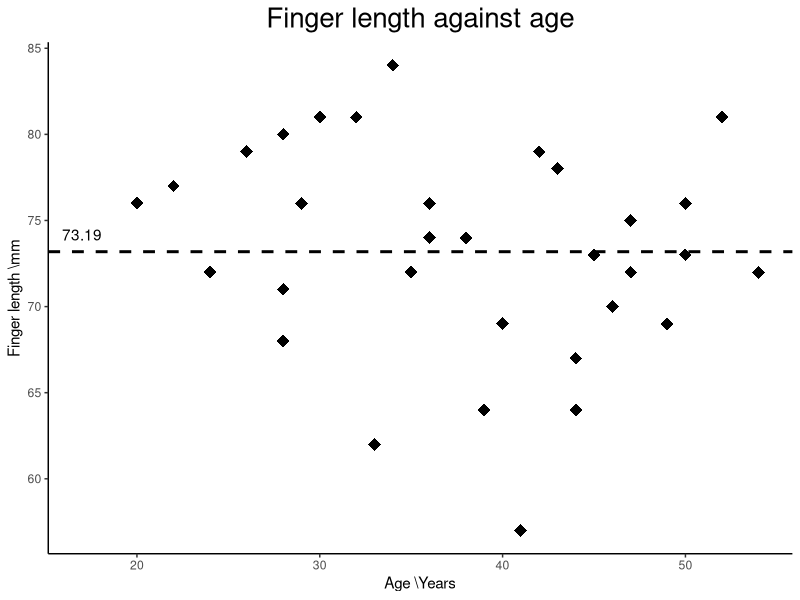
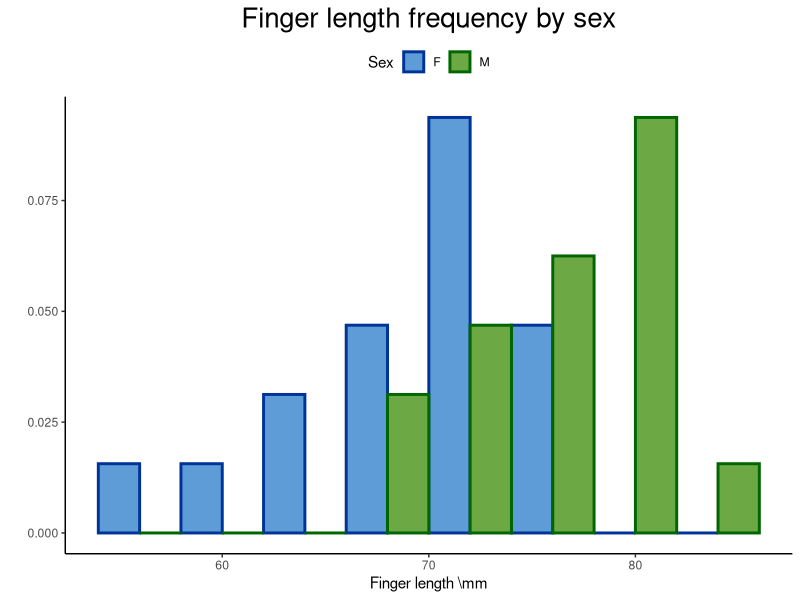
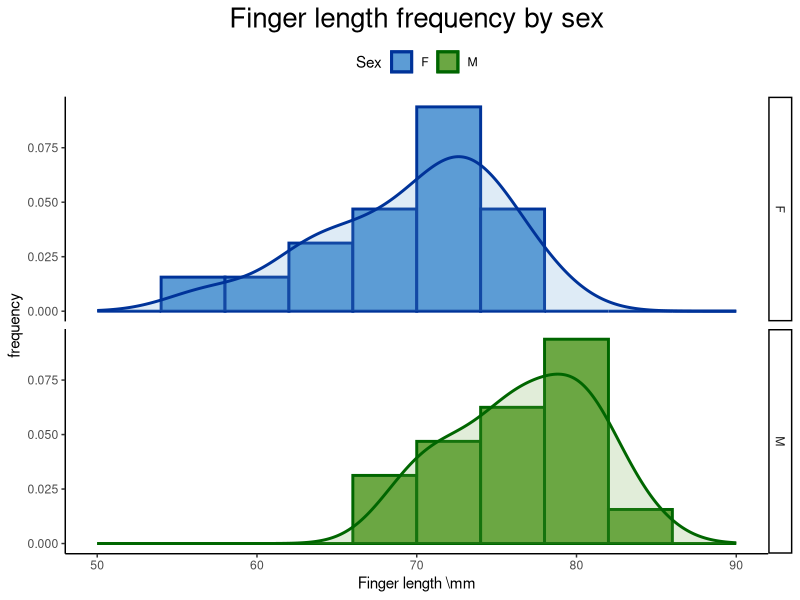
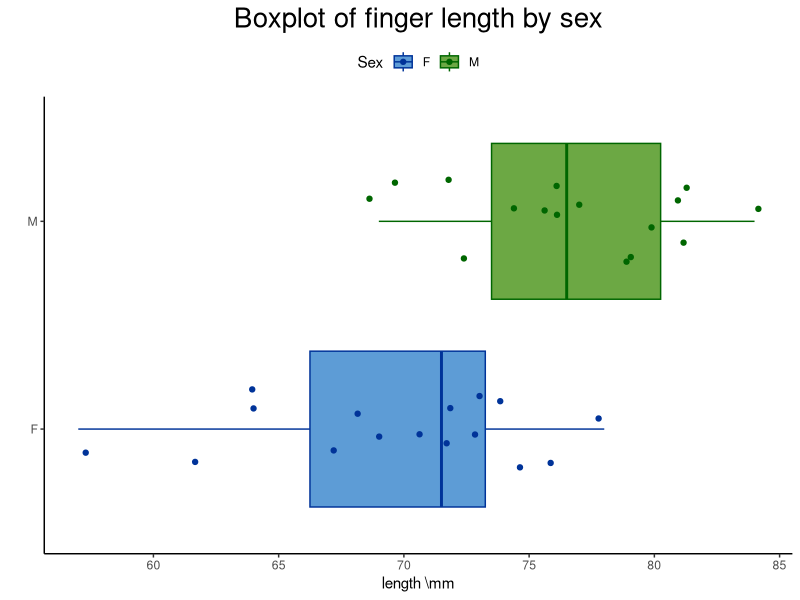

Generate these figures, in order, with R:
## ---- chunk 1
library(RColorBrewer)
library(ggplot2)
library(dplyr)
library(readr)
library(knitr)
library(kableExtra)

df <- read_csv("ringData.csv")

smry<-
  df %>%
  group_by(Sex) %>%
  summarise(obs=n(), mean_length = round(mean(Length),2), s.dev=round(sd(Length),2), var=round(var(Length),2))

correlation <- cor(df$Age,df$Length)

num_men<-smry[2,2]
num_women<-smry[1,2]

mean_men<-smry[2,3]
mean_women<-smry[1,3]

sd_men<-smry[2,4]
sd_women<-smry[1,4]


fill_colors<-c("#5d9cd6","#6ca844")
line_colors<-c("#003399", "#006600")

bp<-ggplot(data=df,aes(x=Sex,y=Length, fill=Sex, color=Sex))  

scat<-ggplot(data=df,aes(y=Length, x=Age))

hist<-ggplot(data=df,aes(x=Length, fill=Sex, color=Sex, y=..density..))


## ---- chunk 2
scat+geom_point(size=4, shape=18) + theme_classic()+
  #stat_smooth(method = "lm", se=FALSE)+
  #facet_grid(Sex ~ .)
  #geom_smooth(method="lm", se=FALSE, color="black", linetype="dashed")+
  geom_hline(yintercept = mean(df$Length), linetype="dashed", size=1)+
  scale_color_manual(values=fill_colors)+
  theme_classic()+
  theme(axis.title.y = element_text(),   legend.position = "top", plot.title=element_text(hjust=0.5, size=20))+
  labs(x="Age \\Years", y="Finger length \\mm", title = "Finger length against age")+
  annotate(geom = "text", x = 17, y =  mean(df$Length)+1, label = round(mean(df$Length),2))
## ---- chunk 3
kable(smry) %>%
 kable_styling(position = "center")

## ---- chunk 4

#Interleaved hist
hist +
  geom_histogram(binwidth =4, position = "dodge", size = 1)+
  labs(x="Finger length \\mm", y="", title = "Finger length frequency by sex")+
  scale_fill_manual(values=fill_colors)+
  scale_color_manual(values=line_colors)+
  theme_classic()+
  theme(legend.position = "top", plot.title=element_text(hjust=0.5, size=20))


## ---- chunk 5
#hist with facets
hist + 
  geom_histogram(binwidth=4, size = 1)+
  labs(x="Finger length \\mm", y="frequency", title = "Finger length frequency by sex")+
  scale_fill_manual(values=fill_colors)+
  scale_color_manual(values=line_colors)+
  theme_classic()+
  geom_density(alpha=0.2, size=1)+
  xlim(50,90)+
  theme(legend.position = "top", plot.title=element_text(hjust=0.5, size=20))+
  facet_grid(Sex ~.)
## ---- chunk 6
bp+geom_boxplot()+
  geom_jitter(width=0.2)+
  scale_fill_manual(values=fill_colors)+
  scale_color_manual(values=line_colors)+
  theme_classic()+
  theme(legend.position = "top", plot.title=element_text(hjust=0.5, size=20))+
  coord_flip()+
  labs(y="length \\mm", x=" ", title="Boxplot of finger length by sex")
## ---- chunk 7
t.test(Length~Sex, data = df, var.equal=TRUE, mu=0)
